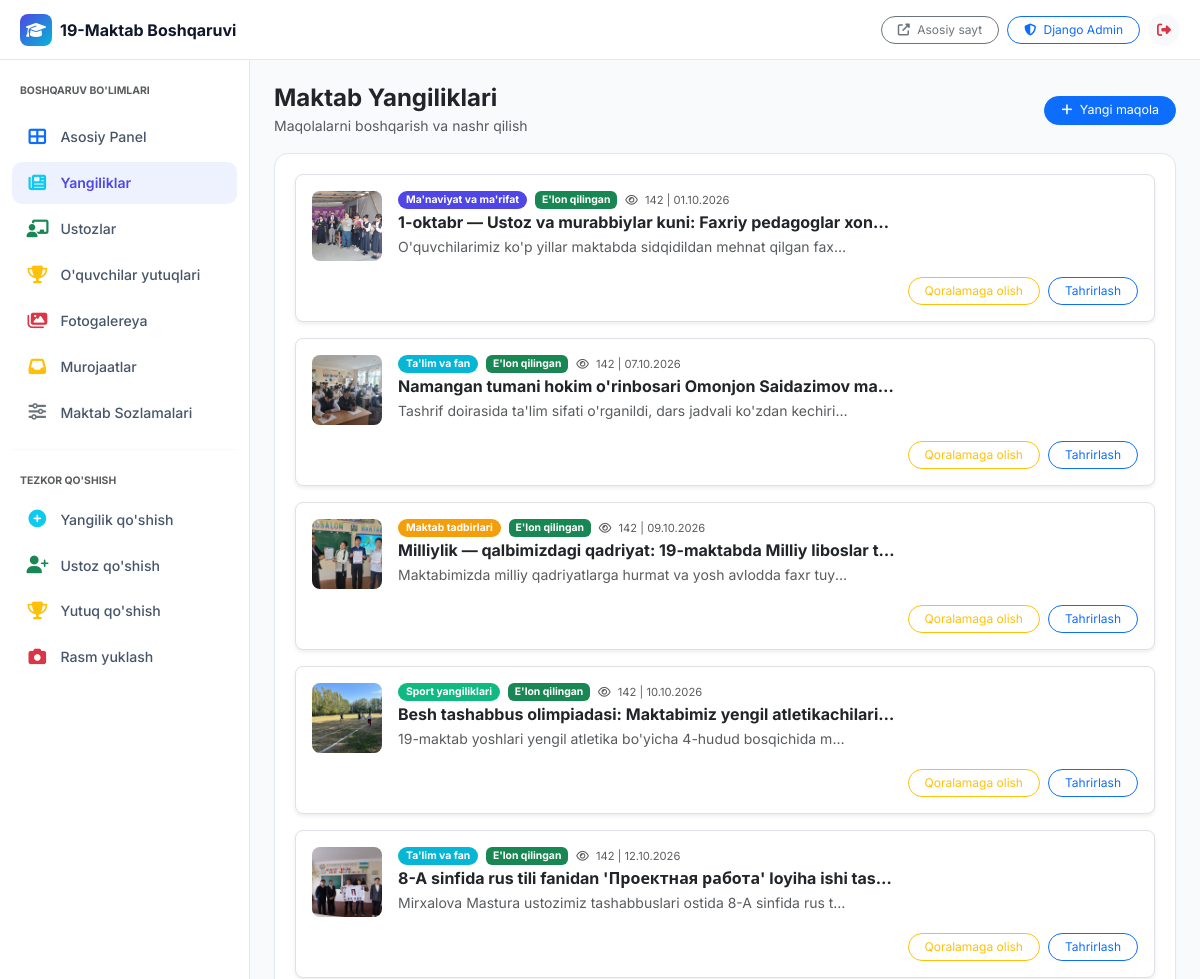
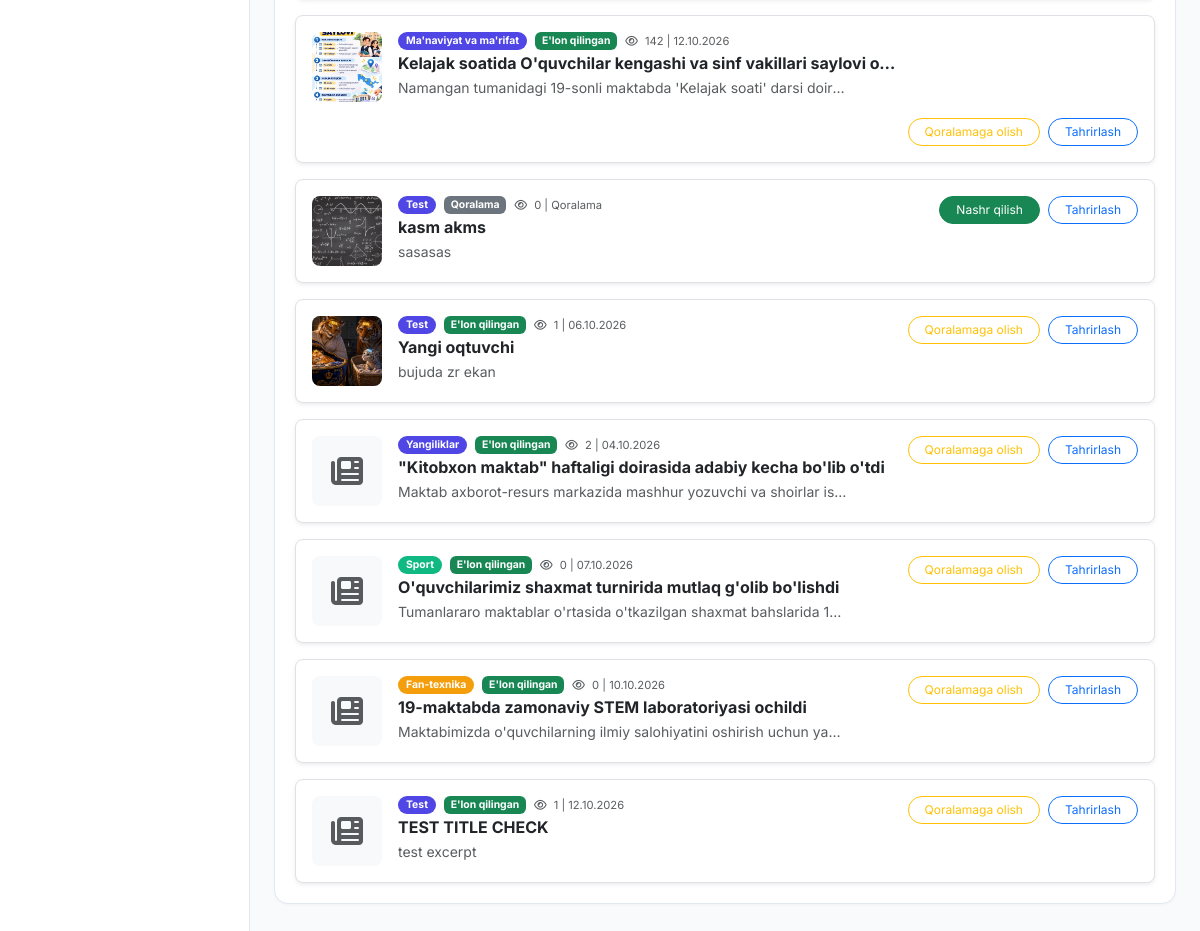
Page /dashboard/news/ (signed in) on the earlier database version (2 pictures, top to bottom).
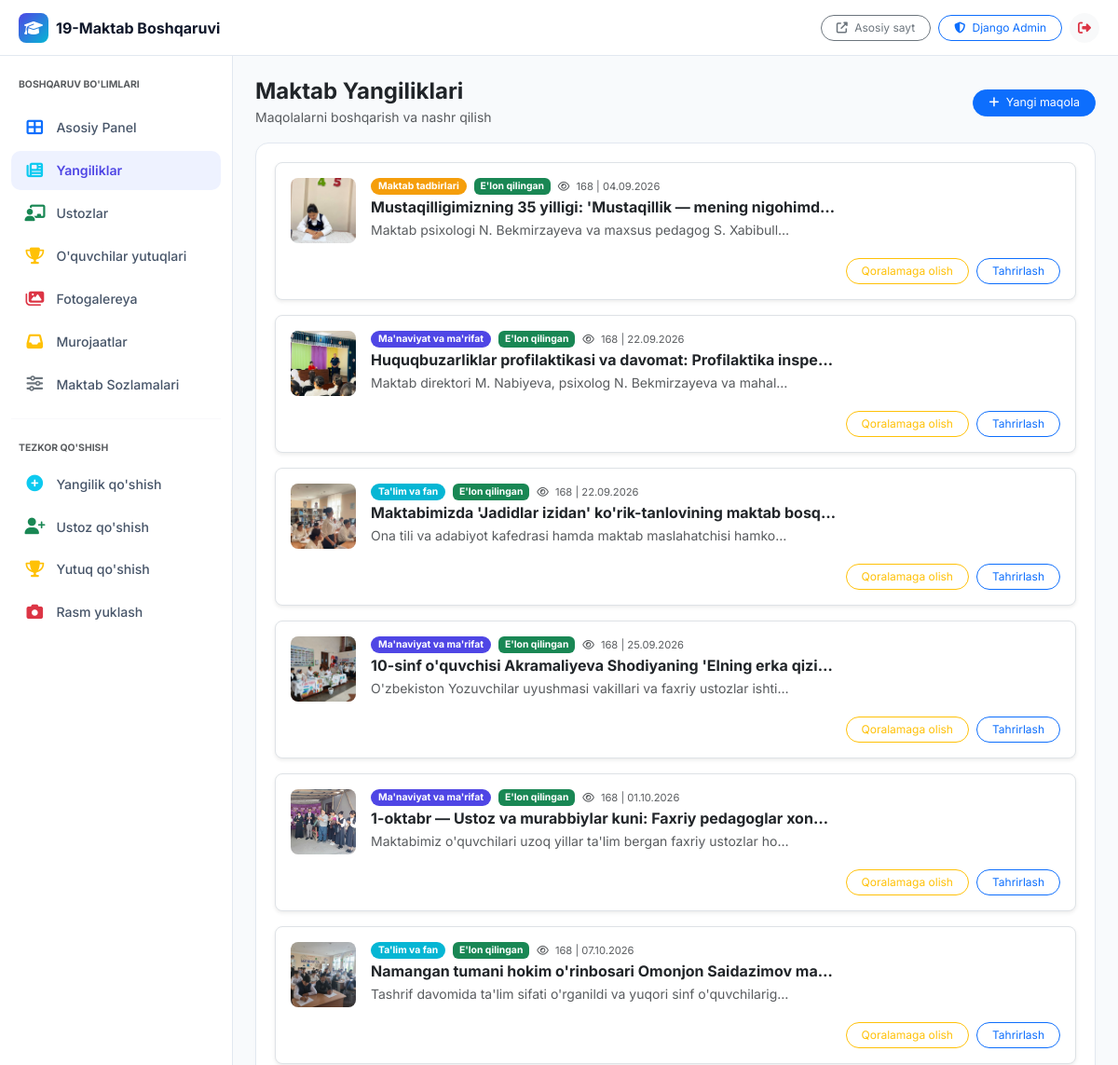
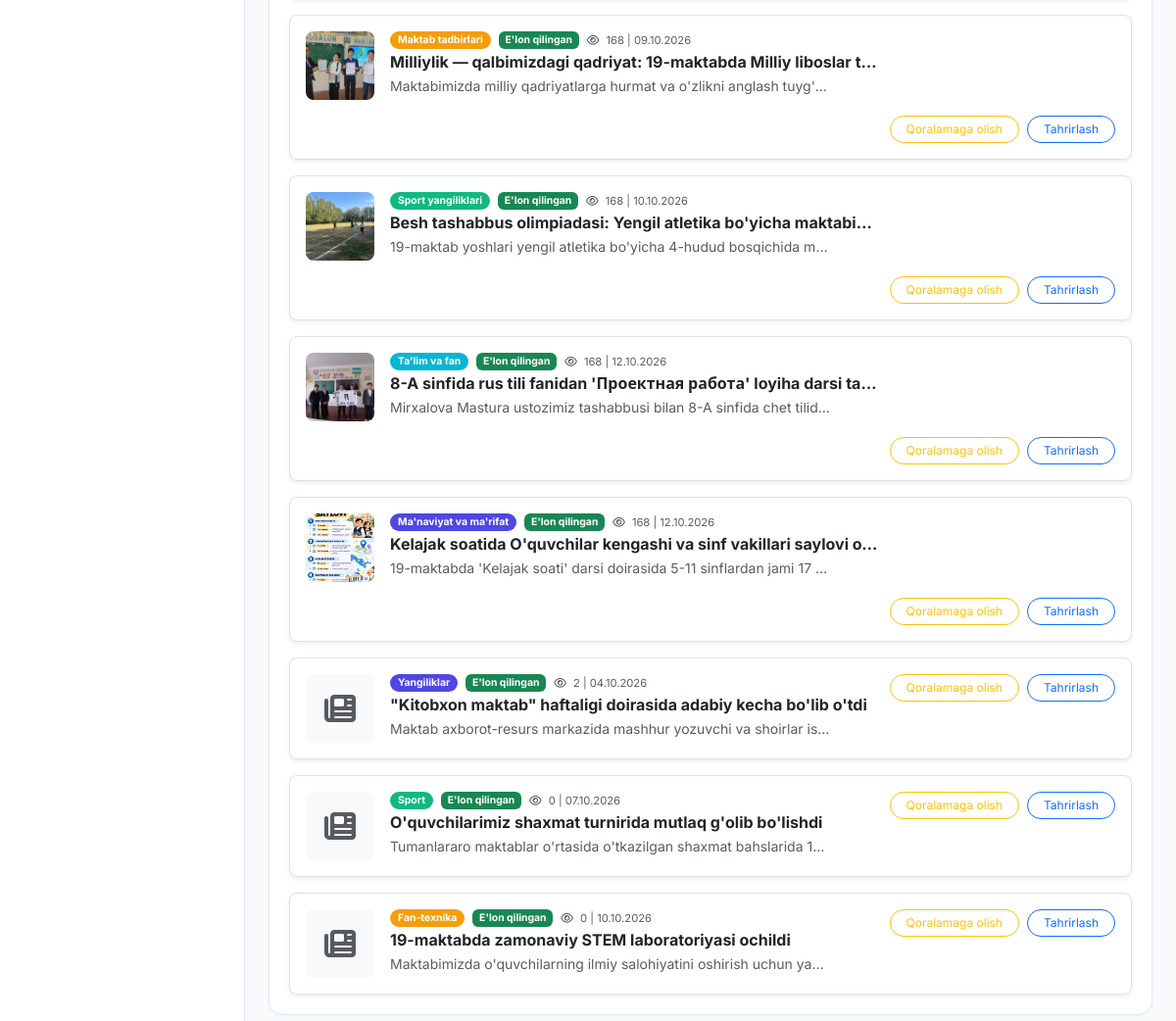
Same page on the later database version (2 pictures, top to bottom).
### apps/news/models.py (models this page shows, shortened)
class News(models.Model):
    STATUS_CHOICES = [
        ('draft', 'Qoralama'),
        ('scheduled', 'Rejalashtirilgan'),
        ('published', "E'lon qilingan"),
        ('archived', 'Arxivlangan'),
    ]
    title = models.CharField(max_length=300, verbose_name="Sarlavha (UZ)")
    title_ru = models.CharField(max_length=300, blank=True, verbose_name="Sarlavha (RU)")
    title_en = models.CharField(max_length=300, blank=True, verbose_name="Sarlavha (EN)")
    slug = models.SlugField(max_length=320, unique=True, verbose_name="Slug")
    category = models.ForeignKey(NewsCategory, on_delete=models.SET_NULL, null=True, blank=True, related_name='news_items', verbose_name="Toifa")
    excerpt = models.TextField(max_length=500, verbose_name="Qisqa mazmun (UZ)")
    excerpt_ru = models.TextField(max_length=500, blank=True, verbose_name="Qisqa mazmun (RU)")
    excerpt_en = models.TextField(max_length=500, blank=True, verbose_name="Qisqa mazmun (EN)")
    content = models.TextField(verbose_name="Batafsil matn (UZ)")
    content_ru = models.TextField(blank=True, verbose_name="Batafsil matn (RU)")
    content_en = models.TextField(blank=True, verbose_name="Batafsil matn (EN)")
    cover_image = models.ImageField(upload_to='news/covers/', blank=True, null=True, verbose_name="Muqova rasmi")
    status = models.CharField(max_length=20, choices=STATUS_CHOICES, default='draft', verbose_name="Holati")
    is_featured = models.BooleanField(default=False, verbose_name="Muhim yangilik")
    scheduled_at = models.DateTimeField(null=True, blank=True, verbose_name="Rejalashtirilgan vaqt")
    published_at = models.DateTimeField(null=True, blank=True, verbose_name="E'lon qilingan vaqt")
    created_at = models.DateTimeField(auto_now_add=True, verbose_name="Yaratilgan vaqt")
    updated_at = models.DateTimeField(auto_now=True, verbose_name="Tahrirlangan vaqt")
    views_count = models.PositiveIntegerField(default=0, verbose_name="Ko'rishlar soni")
    class Meta:
        verbose_name = 'Yangilik'
        verbose_name_plural = 'Yangiliklar'
        ordering = ['-published_at', '-created_at']
    def get_absolute_url(self):
        return reverse('news:detail', kwargs={'slug': self.slug})

class NewsCategory(models.Model):
    name = models.CharField(max_length=100, verbose_name="Kategoriya nomi (UZ)")
    name_ru = models.CharField(max_length=100, blank=True, verbose_name="Kategoriya nomi (RU)")
    name_en = models.CharField(max_length=100, blank=True, verbose_name="Kategoriya nomi (EN)")
    slug = models.SlugField(unique=True, verbose_name="Slug")
    color = models.CharField(max_length=7, default='#4F46E5', verbose_name="Rang kodi")
    class Meta:
        verbose_name = 'Yangilik toifasi'
        verbose_name_plural = 'Yangilik toifalari'
        ordering = ['name']

### apps/core/dashboard_views.py (the view, shortened to what this page needs)
# urls.py: path('news/', dashboard_views.dashboard_news, name='dashboard_news'),
@staff_required
def dashboard_news(request):
    news_items = News.objects.select_related('category').order_by('-created_at')
    context = {
        'news_items': news_items,
        'active_menu': 'news',
    }
    return render(request, 'dashboard/news.html', context)

### apps/core/context_processors.py (called while the page is built)
def site_settings(request):
    settings_obj = SiteSettings.objects.first()
    return {
        'site_settings': settings_obj,
    }

### apps/core/dashboard_views.py (called while the page is built)
def staff_required(view_func):
    actual_decorator = user_passes_test(
        lambda u: u.is_authenticated and u.is_staff,
        login_url='/dashboard/login/'
    )
    return actual_decorator(view_func)

### templates/dashboard/news.html (shortened to what the changed rows need)
{% extends 'dashboard/base.html' %}
{% block content %}
<div class="dash-card">
    {% if news_items %}
        <div class="d-flex flex-column gap-3">
            {% for item in news_items %}
                <div class="p-3 rounded-3 border bg-white shadow-sm d-flex justify-content-between align-items-start flex-wrap gap-3">
                    <div class="d-flex gap-3 align-items-start overflow-hidden">
                        {% if item.cover_image %}
                            <img src="{{ item.cover_image.url }}" alt="{{ item.title }}"
                                 class="rounded-3" style="width: 70px; height: 70px; object-fit: cover; flex-shrink: 0;">
                        {% else %}
                            <div class="rounded-3 bg-light d-flex align-items-center justify-content-center text-muted"
                                 style="width: 70px; height: 70px; flex-shrink: 0;">
                                <i class="fas fa-newspaper fa-2x"></i>
                            </div>
                        {% endif %}
                        <div class="overflow-hidden">
                            <div class="d-flex align-items-center gap-2 mb-1 flex-wrap">
                                {% if item.category %}
                                    <span class="badge rounded-pill px-2 py-1 text-white" style="background: {{ item.category.color }}; font-size: 0.65rem;">
                                        {{ item.category.name }}
                                    </span>
                                {% endif %}
                                <span class="badge {% if item.status == 'published' %}bg-success{% else %}bg-secondary{% endif %}" style="font-size: 0.65rem;">
                                    {{ item.get_status_display }}
                                </span>
                                <small class="text-muted" style="font-size: 0.7rem;">
                                    <i class="far fa-eye me-1"></i> {{ item.views_count }} | {{ item.published_at|date:"d.m.Y"|default:"Qoralama" }}
                                </small>
                            </div>
                            <h6 class="fw-bold mb-1 text-dark text-truncate" style="max-width: 500px;">
                                <a href="{{ item.get_absolute_url }}" target="_blank" class="text-dark text-decoration-none">
                                    {{ item.title }}
                                </a>
                            </h6>
                            <p class="small text-muted mb-0 text-truncate" style="max-width: 450px;">
                                {{ item.excerpt }}
                            </p>
                        </div>
                    </div>
                    <div class="d-flex align-items-center gap-2 ms-auto">
                        <form method="post" action="{% url 'dashboard_news' %}" class="d-inline">
                            <button type="submit" class="btn btn-sm {% if item.status == 'published' %}btn-outline-warning{% else %}btn-success{% endif %} rounded-pill px-3" style="font-size: 0.75rem;">
                                {% if item.status == 'published' %}Qoralamaga olish{% else %}Nashr qilish{% endif %}
                            </button>
                        </form>
                        <a href="/admin/news/news/{{ item.id }}/change/" class="btn btn-sm btn-outline-primary rounded-pill px-3" style="font-size: 0.75rem;">
                            Tahrirlash
                        </a>
                    </div>
                </div>
            {% endfor %}
        </div>
    {% else %}
        <div class="text-center py-5">
            <i class="fas fa-newspaper fa-3x text-muted mb-2 opacity-50"></i>
            <h6 class="fw-bold">Yangiliklar mavjud emas</h6>
        </div>
    {% endif %}
</div>
{% endblock %}

Differences in the rows shown:
removed News: cover_image (picture), category.name "Test", status "Qoralama", views_count "0", published_at "Qoralama", title "kasm akms", excerpt "sasasas", shows "Nashr qilish"
removed News: cover_image (picture), category.name "Test", status "E'lon qilingan", views_count "1", published_at "06.10.2026", title "Yangi oqtuvchi", excerpt "bujuda zr ekan", shows "Qoralamaga olish"
removed News: category.name "Test", status "E'lon qilingan", views_count "1", published_at "12.10.2026", title "TEST TITLE CHECK", excerpt "test excerpt", shows "Qoralamaga olish"
added News: cover_image (picture), category.name "Maktab tadbirlari", status "E'lon qilingan", views_count "168", published_at "04.09.2026", title "Mustaqilligimizning 35 yilligi: 'Mustaqillik — mening nigohimd…", excerpt "Maktab psixologi N. Bekmirzayeva va maxsus pedagog S. Xabibull…", shows "Qoralamaga olish"
added News: cover_image (picture), category.name "Ma'naviyat va ma'rifat", status "E'lon qilingan", views_count "168", published_at "22.09.2026", title "Huquqbuzarliklar profilaktikasi va davomat: Profilaktika inspe…", excerpt "Maktab direktori M. Nabiyeva, psixolog N. Bekmirzayeva va mahal…", shows "Qoralamaga olish"
added News: cover_image (picture), category.name "Ta'lim va fan", status "E'lon qilingan", views_count "168", published_at "22.09.2026", title "Maktabimizda 'Jadidlar izidan' ko'rik-tanlovining maktab bosq…", excerpt "Ona tili va adabiyot kafedrasi hamda maktab maslahatchisi hamko…", shows "Qoralamaga olish"
added News: cover_image (picture), category.name "Ma'naviyat va ma'rifat", status "E'lon qilingan", views_count "168", published_at "25.09.2026", title "10-sinf o'quvchisi Akramaliyeva Shodiyaning 'Elning erka qizi…", excerpt "O'zbekiston Yozuvchilar uyushmasi vakillari va faxriy ustozlar ishti…", shows "Qoralamaga olish"
changed News "1-oktabr — Ustoz va murabbiylar kuni: Faxriy pedagoglar xon…": views_count "142" → "168"; excerpt "O'quvchilarimiz ko'p yillar maktabda sidqidildan mehnat qilgan fax…" → "Maktabimiz o'quvchilari uzoq yillar ta'lim bergan faxriy ustozlar ho…"
changed News "Namangan tumani hokim o'rinbosari Omonjon Saidazimov ma…": views_count "142" → "168"; excerpt "Tashrif doirasida ta'lim sifati o'rganildi, dars jadvali ko'zdan kechiri…" → "Tashrif davomida ta'lim sifati o'rganildi va yuqori sinf o'quvchilarig…"
changed News "Milliylik — qalbimizdagi qadriyat: 19-maktabda Milliy liboslar t…": views_count "142" → "168"; excerpt "Maktabimizda milliy qadriyatlarga hurmat va yosh avlodda faxr tuy…" → "Maktabimizda milliy qadriyatlarga hurmat va o'zlikni anglash tuyg'…"
changed News "19-maktab yoshlari yengil atletika bo'yicha 4-hudud bosqichida m…": views_count "142" → "168"; title "Besh tashabbus olimpiadasi: Maktabimiz yengil atletikachilari…" → "Besh tashabbus olimpiadasi: Yengil atletika bo'yicha maktabi…"
changed News: views_count "142" → "168"; title "8-A sinfida rus tili fanidan 'Проектная работа' loyiha ishi tas…" → "8-A sinfida rus tili fanidan 'Проектная работа' loyiha darsi ta…"; excerpt "Mirxalova Mastura ustozimiz tashabbuslari ostida 8-A sinfida rus t…" → "Mirxalova Mastura ustozimiz tashabbusi bilan 8-A sinfida chet tilid…"
changed News "Kelajak soatida O'quvchilar kengashi va sinf vakillari saylovi o…": views_count "142" → "168"; excerpt "Namangan tumanidagi 19-sonli maktabda 'Kelajak soati' darsi doir…" → "19-maktabda 'Kelajak soati' darsi doirasida 5-11 sinflardan jami 17…"
